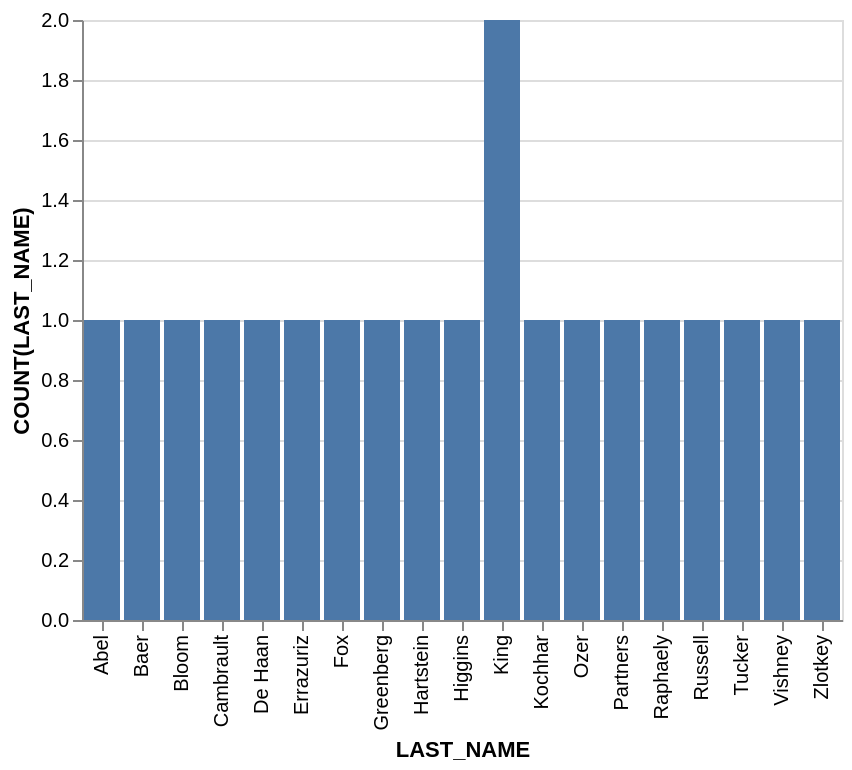

Write the Vega-Lite specification saved for this chart.
### Vega-Lite specification from a JSON file in a GitHub repository (floating-point values rounded to 4 significant figures)
{"data": {"values": [{"x_data": "Abel", "y_data": 1}, {"x_data": "Baer", "y_data": 1}, {"x_data": "Bloom", "y_data": 1}, {"x_data": "Cambrault", "y_data": 1}, {"x_data": "De Haan", "y_data": 1}, {"x_data": "Errazuriz", "y_data": 1}, {"x_data": "Fox", "y_data": 1}, {"x_data": "Greenberg", "y_data": 1}, {"x_data": "Hartstein", "y_data": 1}, {"x_data": "Higgins", "y_data": 1}, {"x_data": "King", "y_data": 2}, {"x_data": "Kochhar", "y_data": 1}, {"x_data": "Ozer", "y_data": 1}, {"x_data": "Partners", "y_data": 1}, {"x_data": "Raphaely", "y_data": 1}, {"x_data": "Russell", "y_data": 1}, {"x_data": "Tucker", "y_data": 1}, {"x_data": "Vishney", "y_data": 1}, {"x_data": "Zlotkey", "y_data": 1}]}, "mark": "bar", "encoding": {"x": {"field": "x_data", "type": "nominal", "title": "LAST_NAME", "sort": "ascending"}, "y": {"field": "y_data", "type": "quantitative", "title": "COUNT(LAST_NAME)"}}}
